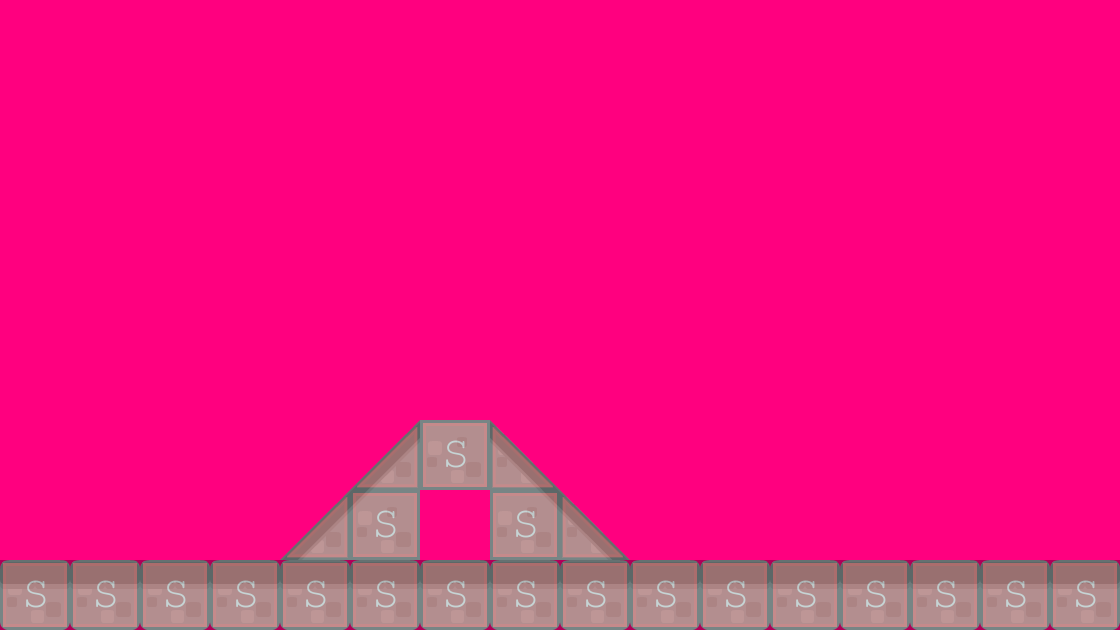

A level layout from a 2D game, rendered from its tile map. Below: a short description, then the map file with tile-grid data replaced by summaries:
An orthogonal 16x9 tile map with 70x70 px tiles, 2 tile layers (backgrond, collision), 2 tilesets.

<map version="1.0" orientation="orthogonal" renderorder="right-down" width="16" height="9" tilewidth="70" tileheight="70" backgroundcolor="#ff007f">
 <tileset firstgid="1" name="2nd map" tilewidth="70" tileheight="70">
  <image source="../img/background-tiles.png" width="910" height="910" />
 </tileset>
 <tileset firstgid="170" name="meta-tiles" tilewidth="70" tileheight="70">
  <image source="../img/meta-tiles.png" width="350" height="70" />
  <tile id="1">
   <properties>
    <property name="type" value="lslope" />
   </properties>
  </tile>
  <tile id="3">
   <properties>
    <property name="type" value="rslope" />
   </properties>
  </tile>
  <tile id="4">
   <properties>
    <property name="type" value="solid" />
   </properties>
  </tile>
 </tileset>
 <layer name="backgrond" width="16" height="9">
  <data>[144 cells, 23 non-empty, 6 distinct tile ids]</data>
 </layer>
 <layer name="collision" width="16" height="9" opacity="0.31">
  <data>[144 cells, 23 non-empty, 3 distinct tile ids]</data>
 </layer>
</map>
